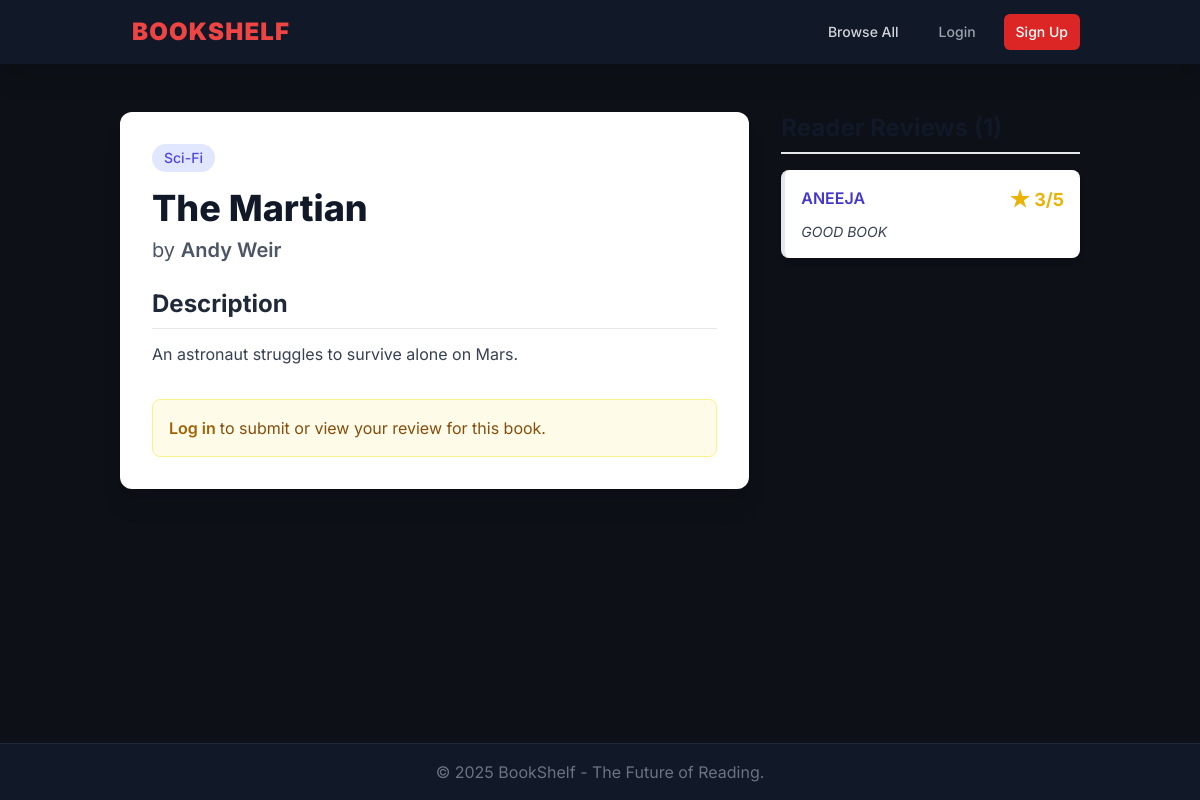
The page /book/2 on the database its author committed.
### tables this page shows
CREATE TABLE books (
                id INTEGER PRIMARY KEY AUTOINCREMENT,
                title TEXT NOT NULL,
                author TEXT NOT NULL,
                genre TEXT NOT NULL,
                description TEXT
            );

CREATE TABLE reviews (
                id INTEGER PRIMARY KEY AUTOINCREMENT,
                user_id INTEGER NOT NULL,
                book_id INTEGER NOT NULL,
                rating INTEGER NOT NULL, -- 1 to 5
                review_text TEXT,
                FOREIGN KEY (user_id) REFERENCES users (id),
                FOREIGN KEY (book_id) REFERENCES books (id),
                UNIQUE (user_id, book_id) -- Ensures one review per user per book
            );

CREATE TABLE users (
                id INTEGER PRIMARY KEY AUTOINCREMENT,
                username TEXT UNIQUE NOT NULL,
                password_hash TEXT NOT NULL
            );

### app.py (the view, shortened to what this page needs)
@app.route('/book/<int:book_id>', methods=['GET', 'POST'])
def book_detail(book_id):
    db = get_db()
    book = db.execute('SELECT * FROM books WHERE id = ?', (book_id,)).fetchone()
    if not book:
        flash('Book not found.', 'error')
        return redirect(url_for('index'))
    reviews = db.execute('''
        SELECT r.*, u.username
        FROM reviews r
        JOIN users u ON r.user_id = u.id
        WHERE r.book_id = ?
        ORDER BY r.id DESC
    ''', (book_id,)).fetchall()
    user_review = None
    if current_user.is_authenticated:
        user_review = db.execute(
            'SELECT * FROM reviews WHERE user_id = ? AND book_id = ?',
            (current_user.id, book_id)
        ).fetchone()
    return render_template('book_detail.html', book=book, reviews=reviews, user_review=user_review)

### app.py (called while the page is built)
def get_db():
    db = getattr(g, '_database', None)
    if db is None:
        os.makedirs(os.path.dirname(DATABASE), exist_ok=True)
        db = g._database = sqlite3.connect(
            DATABASE,
            detect_types=sqlite3.PARSE_DECLTYPES
        )
        db.row_factory = sqlite3.Row # Allows accessing columns by name
    return db

@app.teardown_appcontext
def close_connection(exception):
    db = getattr(g, '_database', None)
    if db is not None:
        db.close()

### templates/book_detail.html (shortened to what this page needs)
{% extends "base.html" %}
{% block content %}
<div class="grid grid-cols-1 lg:grid-cols-3 gap-8">
    <div class="lg:col-span-2 bg-white p-8 rounded-xl shadow-xl">
        <span class="inline-block bg-indigo-100 text-indigo-600 text-sm font-medium px-3 py-1 rounded-full mb-4">{{ book.genre }}</span>
        <h1 class="text-4xl font-extrabold text-gray-900 mb-2">{{ book.title }}</h1>
        <p class="text-xl text-gray-600 mb-6">by <span class="font-semibold">{{ book.author }}</span></p>
        <h2 class="text-2xl font-bold text-gray-800 mb-3 border-b pb-2">Description</h2>
        <p class="text-gray-700 leading-relaxed mb-8">{{ book.description }}</p>
        {% if current_user.is_authenticated %}
            <h2 class="text-2xl font-bold text-gray-800 mb-4 border-b pb-2">
                {% if user_review %}Edit Your Review{% else %}Submit a Review{% endif %}
            </h2>
            <form method="POST" class="bg-gray-50 p-6 rounded-lg border">
                <div class="mb-4">
                    <label for="rating" class="block text-sm font-medium text-gray-700 mb-1">Your Rating (1-5)</label>
                    <input type="number" id="rating" name="rating" required min="1" max="5"
                           value="{{ user_review.rating if user_review else '5' }}"
                           class="w-full max-w-[100px] px-3 py-2 border border-gray-300 rounded-lg focus:ring-indigo-500 focus:border-indigo-500">
                </div>
                <div class="mb-6">
                    <label for="review_text" class="block text-sm font-medium text-gray-700 mb-1">Review Text (Optional)</label>
                    <textarea id="review_text" name="review_text" rows="4"
                              class="mt-1 block w-full px-3 py-2 border border-gray-300 rounded-lg shadow-sm focus:ring-indigo-500 focus:border-indigo-500"
                    >{{ user_review.review_text if user_review else '' }}</textarea>
                </div>
                <button type="submit"
                        class="bg-indigo-600 text-white py-2 px-6 rounded-lg font-semibold hover:bg-indigo-700 transition duration-150 ease-in-out">
                    {% if user_review %}Update Review{% else %}Post Review{% endif %}
                </button>
            </form>
        {% else %}
            <div class="bg-yellow-50 p-4 rounded-lg border border-yellow-200 text-yellow-800">
                <p>
                    <a href="{{ url_for('login', next=url_for('book_detail', book_id=book.id)) }}" class="font-semibold text-yellow-700 hover:underline">
                        Log in
                    </a> to submit or view your review for this book.
                </p>
            </div>
        {% endif %}
    </div>
    <div class="lg:col-span-1">
        <h2 class="text-2xl font-bold text-gray-900 mb-4 pb-2 border-b-2">Reader Reviews ({{ reviews | length }})</h2>
        <div class="space-y-6">
            {% if reviews %}
                {% for review in reviews %}
                <div class="bg-white p-4 rounded-lg shadow-md border-l-4 border-gray-200">
                    <div class="flex justify-between items-start mb-2">
                        <p class="font-semibold text-indigo-700">{{ review.username }}</p>
                        <div class="text-yellow-500 font-bold flex items-center">
                            <span class="text-xl">★</span><span class="ml-1 text-lg">{{ review.rating }}/5</span>
                        </div>
                    </div>
                    {% if review.review_text %}
                        <p class="text-gray-700 text-sm italic">{{ review.review_text }}</p>
                    {% else %}
                        <p class="text-gray-500 text-sm">No text review provided.</p>
                    {% endif %}
                </div>
                {% endfor %}
            {% else %}
                <div class="text-center text-gray-500 p-8 bg-white rounded-lg shadow-inner">
                    <p>Be the first to leave a review!</p>
                </div>
            {% endif %}
        </div>
    </div>
</div>
{% endblock %}

### templates/base.html (style rules this page uses)
body { font-family: 'Inter', sans-serif; background-color: #0d1117; color: #e6e6e6; }

### rows shown on the page
books: genre "Sci-Fi", title "The Martian", author "Andy Weir", description "An astronaut struggles to survive alone on Mars."
reviews: username "ANEEJA", rating "3", review_text "GOOD BOOK"
